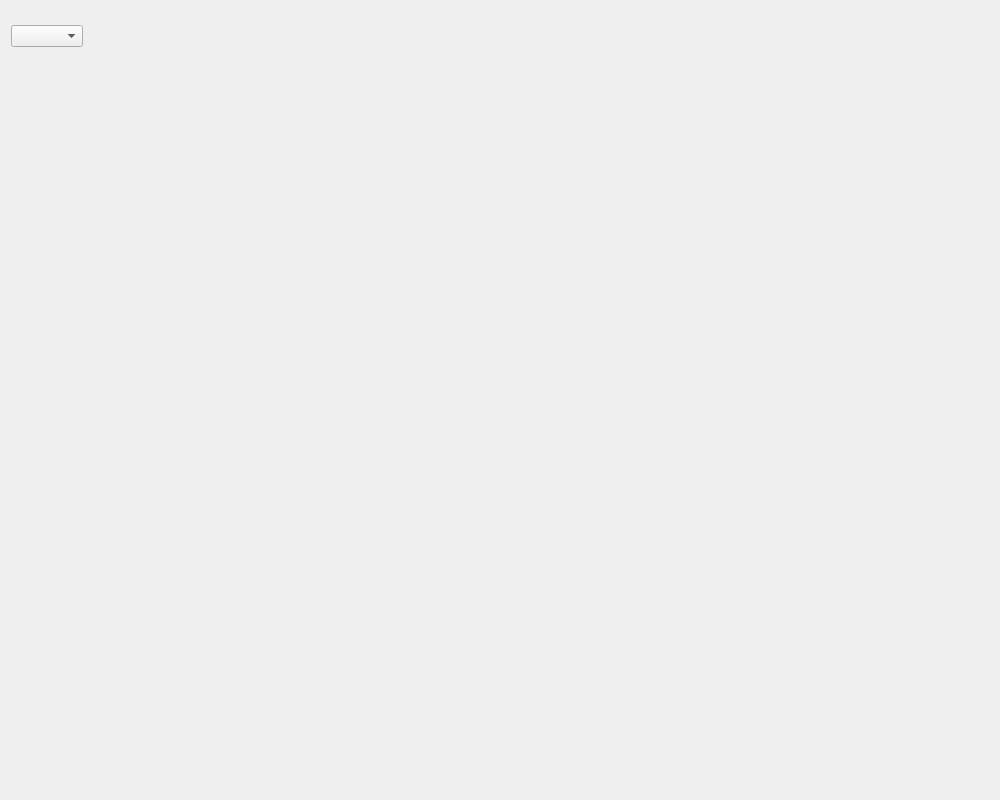
<?xml version="1.0" encoding="UTF-8"?>
<ui version="4.0">
 <class>JsonDemoWidgetClass</class>
 <widget class="QWidget" name="JsonDemoWidgetClass">
  <property name="geometry">
   <rect>
    <x>0</x>
    <y>0</y>
    <width>1000</width>
    <height>800</height>
   </rect>
  </property>
  <property name="windowTitle">
   <string>JsonDemoWidget</string>
  </property>
  <layout class="QGridLayout" name="JsonDemoWidgetClassGridLayout">
   <property name="leftMargin">
    <number>0</number>
   </property>
   <property name="topMargin">
    <number>0</number>
   </property>
   <property name="rightMargin">
    <number>0</number>
   </property>
   <property name="bottomMargin">
    <number>0</number>
   </property>
   <property name="spacing">
    <number>10</number>
   </property>
   <item row="0" column="0">
    <widget class="QWidget" name="rootWidget" native="true">
     <layout class="QVBoxLayout" name="rootWidgetVerticalLayout" stretch="1,10">
      <property name="spacing">
       <number>10</number>
      </property>
      <property name="leftMargin">
       <number>0</number>
      </property>
      <property name="topMargin">
       <number>0</number>
      </property>
      <property name="rightMargin">
       <number>0</number>
      </property>
      <property name="bottomMargin">
       <number>0</number>
      </property>
      <item>
       <widget class="QWidget" name="topWidget" native="true">
        <layout class="QHBoxLayout" name="topWidgetHorizontalLayout">
         <item>
          <widget class="QComboBox" name="comboBox"/>
         </item>
         <item>
          <spacer name="horizontalSpacer">
           <property name="orientation">
            <enum>Qt::Horizontal</enum>
           </property>
           <property name="sizeHint" stdset="0">
            <size>
             <width>904</width>
             <height>20</height>
            </size>
           </property>
          </spacer>
         </item>
        </layout>
       </widget>
      </item>
      <item>
       <widget class="QWidget" name="bottomWidget" native="true"/>
      </item>
     </layout>
    </widget>
   </item>
  </layout>
 </widget>
 <layoutdefault spacing="6" margin="11"/>
 <resources>
  <include location="JsonDemoWidget.qrc"/>
 </resources>
 <connections>
  <connection>
   <sender>comboBox</sender>
   <signal>currentIndexChanged(int)</signal>
   <receiver>JsonDemoWidgetClass</receiver>
   <slot>comboBoxCurrentIndexChanged()</slot>
   <hints>
    <hint type="sourcelabel">
     <x>40</x>
     <y>27</y>
    </hint>
    <hint type="destinationlabel">
     <x>54</x>
     <y>-88</y>
    </hint>
   </hints>
  </connection>
 </connections>
 <slots>
  <slot>comboBoxCurrentIndexChanged()</slot>
 </slots>
</ui>
